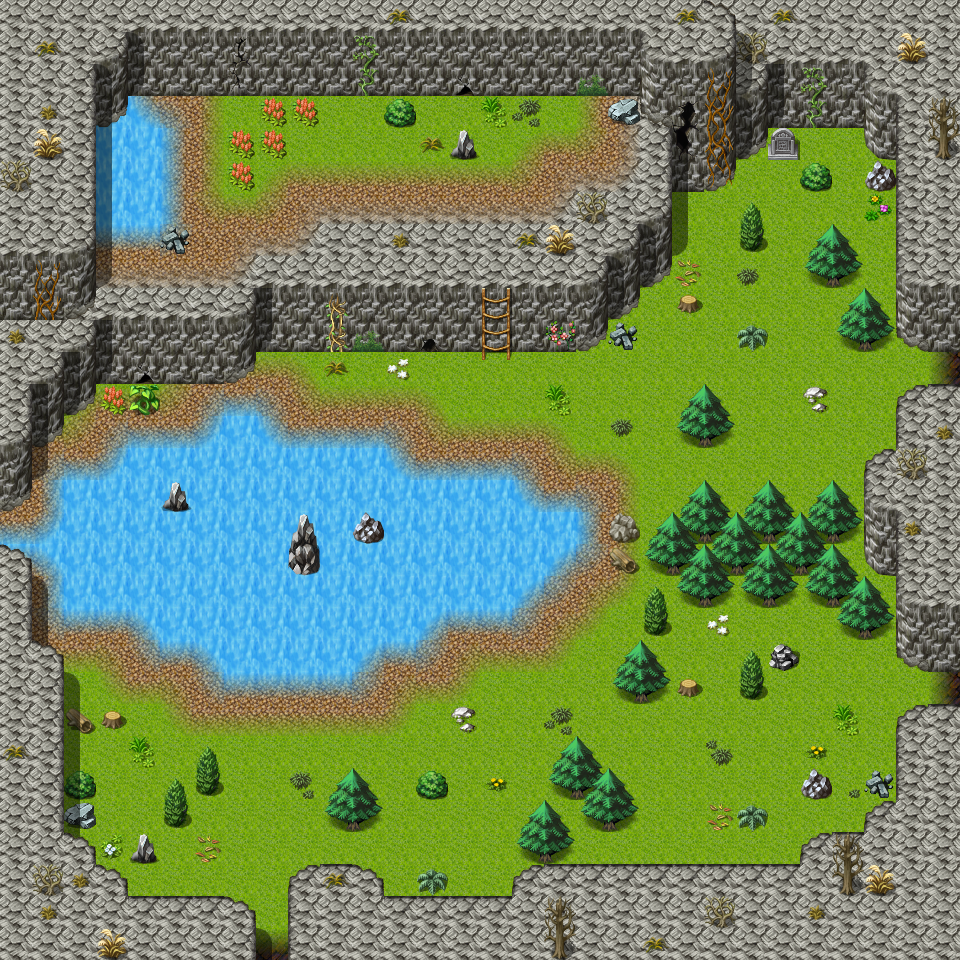

Below is a game level as drawn by its tile map, then a one-line description and the .tmx that defines it (tile-layer data replaced by summaries):
An orthogonal 30x30 tile map with 32x32 px tiles, 6 tile layers (Ground, Objects, Objects_DameriliasFetched, Objects_DameriliasGrewBack, ...), 1 hidden layer not drawn, 62 tilesets and 24 objects (10x replace, 5x spawn, 5x script, 3x mapchange, sign).

<map version="2017.05.26" orientation="orthogonal" renderorder="right-down" width="30" height="30" tilewidth="32" tileheight="32" nextobjectid="25">
 <tileset firstgid="1" name="map_bed_1" tilewidth="32" tileheight="32" tilecount="128" columns="16">
  <image source="../drawable/map_bed_1.png" width="512" height="256" />
 </tileset>
 <tileset firstgid="129" name="map_border_1" tilewidth="32" tileheight="32" tilecount="128" columns="16">
  <image source="../drawable/map_border_1.png" width="512" height="256" />
 </tileset>
 <tileset firstgid="257" name="map_bridge_1" tilewidth="32" tileheight="32" tilecount="128" columns="16">
  <image source="../drawable/map_bridge_1.png" width="512" height="256" />
 </tileset>
 <tileset firstgid="385" name="map_bridge_2" tilewidth="32" tileheight="32" tilecount="128" columns="16">
  <image source="../drawable/map_bridge_2.png" width="512" height="256" />
 </tileset>
 <tileset firstgid="513" name="map_broken_1" tilewidth="32" tileheight="32" tilecount="128" columns="16">
  <image source="../drawable/map_broken_1.png" width="512" height="256" />
 </tileset>
 <tileset firstgid="641" name="map_cavewall_1" tilewidth="32" tileheight="32" tilecount="108" columns="18">
  <image source="../drawable/map_cavewall_1.png" width="576" height="192" />
 </tileset>
 <tileset firstgid="749" name="map_cavewall_2" tilewidth="32" tileheight="32" tilecount="108" columns="18">
  <image source="../drawable/map_cavewall_2.png" width="576" height="192" />
 </tileset>
 <tileset firstgid="857" name="map_cavewall_3" tilewidth="32" tileheight="32" tilecount="108" columns="18">
  <image source="../drawable/map_cavewall_3.png" width="576" height="192" />
 </tileset>
 <tileset firstgid="965" name="map_cavewall_4" tilewidth="32" tileheight="32" tilecount="108" columns="18">
  <image source="../drawable/map_cavewall_4.png" width="576" height="192" />
 </tileset>
 <tileset firstgid="1073" name="map_chair_table_1" tilewidth="32" tileheight="32" tilecount="128" columns="16">
  <image source="../drawable/map_chair_table_1.png" width="512" height="256" />
 </tileset>
 <tileset firstgid="1201" name="map_chair_table_2" tilewidth="32" tileheight="32" tilecount="128" columns="16">
  <image source="../drawable/map_chair_table_2.png" width="512" height="256" />
 </tileset>
 <tileset firstgid="1329" name="map_crate_1" tilewidth="32" tileheight="32" tilecount="128" columns="16">
  <image source="../drawable/map_crate_1.png" width="512" height="256" />
 </tileset>
 <tileset firstgid="1457" name="map_cupboard_1" tilewidth="32" tileheight="32" tilecount="128" columns="16">
  <image source="../drawable/map_cupboard_1.png" width="512" height="256" />
 </tileset>
 <tileset firstgid="1585" name="map_curtain_1" tilewidth="32" tileheight="32" tilecount="128" columns="16">
  <image source="../drawable/map_curtain_1.png" width="512" height="256" />
 </tileset>
 <tileset firstgid="1713" name="map_entrance_1" tilewidth="32" tileheight="32" tilecount="128" columns="16">
  <image source="../drawable/map_entrance_1.png" width="512" height="256" />
 </tileset>
 <tileset firstgid="1841" name="map_entrance_2" tilewidth="32" tileheight="32" tilecount="128" columns="16">
  <image source="../drawable/map_entrance_2.png" width="512" height="256" />
 </tileset>
 <tileset firstgid="1969" name="map_fence_1" tilewidth="32" tileheight="32" tilecount="128" columns="16">
  <image source="../drawable/map_fence_1.png" width="512" height="256" />
 </tileset>
 <tileset firstgid="2097" name="map_fence_2" tilewidth="32" tileheight="32" tilecount="128" columns="16">
  <image source="../drawable/map_fence_2.png" width="512" height="256" />
 </tileset>
 <tileset firstgid="2225" name="map_fence_3" tilewidth="32" tileheight="32" tilecount="128" columns="16">
  <image source="../drawable/map_fence_3.png" width="512" height="256" />
 </tileset>
 <tileset firstgid="2353" name="map_fence_4" tilewidth="32" tileheight="32" tilecount="128" columns="16">
  <image source="../drawable/map_fence_4.png" width="512" height="256" />
 </tileset>
 <tileset firstgid="2481" name="map_ground_1" tilewidth="32" tileheight="32" tilecount="128" columns="16">
  <image source="../drawable/map_ground_1.png" width="512" height="256" />
 </tileset>
 <tileset firstgid="2609" name="map_ground_2" tilewidth="32" tileheight="32" tilecount="128" columns="16">
  <image source="../drawable/map_ground_2.png" width="512" height="256" />
 </tileset>
 <tileset firstgid="2737" name="map_ground_3" tilewidth="32" tileheight="32" tilecount="128" columns="16">
  <image source="../drawable/map_ground_3.png" width="512" height="256" />
 </tileset>
 <tileset firstgid="2865" name="map_ground_4" tilewidth="32" tileheight="32" tilecount="128" columns="16">
  <image source="../drawable/map_ground_4.png" width="512" height="256" />
 </tileset>
 <tileset firstgid="2993" name="map_ground_5" tilewidth="32" tileheight="32" tilecount="128" columns="16">
  <image source="../drawable/map_ground_5.png" width="512" height="256" />
 </tileset>
 <tileset firstgid="3121" name="map_ground_6" tilewidth="32" tileheight="32" tilecount="128" columns="16">
  <image source="../drawable/map_ground_6.png" width="512" height="256" />
 </tileset>
 <tileset firstgid="3249" name="map_ground_7" tilewidth="32" tileheight="32" tilecount="128" columns="16">
  <image source="../drawable/map_ground_7.png" width="512" height="256" />
 </tileset>
 <tileset firstgid="3377" name="map_ground_8" tilewidth="32" tileheight="32" tilecount="128" columns="16">
  <image source="../drawable/map_ground_8.png" width="512" height="256" />
 </tileset>
 <tileset firstgid="3505" name="map_house_1" tilewidth="32" tileheight="32" tilecount="128" columns="16">
  <image source="../drawable/map_house_1.png" width="512" height="256" />
 </tileset>
 <tileset firstgid="3633" name="map_house_2" tilewidth="32" tileheight="32" tilecount="128" columns="16">
  <image source="../drawable/map_house_2.png" width="512" height="256" />
 </tileset>
 <tileset firstgid="3761" name="map_indoor_1" tilewidth="32" tileheight="32" tilecount="128" columns="16">
  <image source="../drawable/map_indoor_1.png" width="512" height="256" />
 </tileset>
 <tileset firstgid="3889" name="map_indoor_2" tilewidth="32" tileheight="32" tilecount="128" columns="16">
  <image source="../drawable/map_indoor_2.png" width="512" height="256" />
 </tileset>
 <tileset firstgid="4017" name="map_kitchen_1" tilewidth="32" tileheight="32" tilecount="128" columns="16">
  <image source="../drawable/map_kitchen_1.png" width="512" height="256" />
 </tileset>
 <tileset firstgid="4145" name="map_outdoor_1" tilewidth="32" tileheight="32" tilecount="128" columns="16">
  <image source="../drawable/map_outdoor_1.png" width="512" height="256" />
 </tileset>
 <tileset firstgid="4273" name="map_pillar_1" tilewidth="32" tileheight="32" tilecount="128" columns="16">
  <image source="../drawable/map_pillar_1.png" width="512" height="256" />
 </tileset>
 <tileset firstgid="4401" name="map_pillar_2" tilewidth="32" tileheight="32" tilecount="128" columns="16">
  <image source="../drawable/map_pillar_2.png" width="512" height="256" />
 </tileset>
 <tileset firstgid="4529" name="map_plant_1" tilewidth="32" tileheight="32" tilecount="128" columns="16">
  <image source="../drawable/map_plant_1.png" width="512" height="256" />
 </tileset>
 <tileset firstgid="4657" name="map_plant_2" tilewidth="32" tileheight="32" tilecount="128" columns="16">
  <image source="../drawable/map_plant_2.png" width="512" height="256" />
 </tileset>
 <tileset firstgid="4785" name="map_rock_1" tilewidth="32" tileheight="32" tilecount="128" columns="16">
  <image source="../drawable/map_rock_1.png" width="512" height="256" />
 </tileset>
 <tileset firstgid="4913" name="map_rock_2" tilewidth="32" tileheight="32" tilecount="128" columns="16">
  <image source="../drawable/map_rock_2.png" width="512" height="256" />
 </tileset>
 <tileset firstgid="5041" name="map_roof_1" tilewidth="32" tileheight="32" tilecount="128" columns="16">
  <image source="../drawable/map_roof_1.png" width="512" height="256" />
 </tileset>
 <tileset firstgid="5169" name="map_roof_2" tilewidth="32" tileheight="32" tilecount="128" columns="16">
  <image source="../drawable/map_roof_2.png" width="512" height="256" />
 </tileset>
 <tileset firstgid="5297" name="map_roof_3" tilewidth="32" tileheight="32" tilecount="128" columns="16">
  <image source="../drawable/map_roof_3.png" width="512" height="256" />
 </tileset>
 <tileset firstgid="5425" name="map_shop_1" tilewidth="32" tileheight="32" tilecount="128" columns="16">
  <image source="../drawable/map_shop_1.png" width="512" height="256" />
 </tileset>
 <tileset firstgid="5553" name="map_sign_ladder_1" tilewidth="32" tileheight="32" tilecount="128" columns="16">
  <image source="../drawable/map_sign_ladder_1.png" width="512" height="256" />
 </tileset>
 <tileset firstgid="5681" name="map_table_1" tilewidth="32" tileheight="32" tilecount="128" columns="16">
  <image source="../drawable/map_table_1.png" width="512" height="256" />
 </tileset>
 <tileset firstgid="5809" name="map_trail_1" tilewidth="32" tileheight="32" tilecount="128" columns="16">
  <image source="../drawable/map_trail_1.png" width="512" height="256" />
 </tileset>
 <tileset firstgid="5937" name="map_transition_1" tilewidth="32" tileheight="32" tilecount="128" columns="16">
  <image source="../drawable/map_transition_1.png" width="512" height="256" />
 </tileset>
 <tileset firstgid="6065" name="map_transition_2" tilewidth="32" tileheight="32" tilecount="128" columns="16">
  <image source="../drawable/map_transition_2.png" width="512" height="256" />
 </tileset>
 <tileset firstgid="6193" name="map_transition_3" tilewidth="32" tileheight="32" tilecount="128" columns="16">
  <image source="../drawable/map_transition_3.png" width="512" height="256" />
 </tileset>
 <tileset firstgid="6321" name="map_transition_4" tilewidth="32" tileheight="32" tilecount="128" columns="16">
  <image source="../drawable/map_transition_4.png" width="512" height="256" />
 </tileset>
 <tileset firstgid="6449" name="map_transition_5" tilewidth="32" tileheight="32" tilecount="128" columns="16">
  <image source="../drawable/map_transition_5.png" width="512" height="256" />
 </tileset>
 <tileset firstgid="6577" name="map_tree_1" tilewidth="32" tileheight="32" tilecount="128" columns="16">
  <image source="../drawable/map_tree_1.png" width="512" height="256" />
 </tileset>
 <tileset firstgid="6705" name="map_tree_2" tilewidth="32" tileheight="32" tilecount="128" columns="16">
  <image source="../drawable/map_tree_2.png" width="512" height="256" />
 </tileset>
 <tileset firstgid="6833" name="map_wall_1" tilewidth="32" tileheight="32" tilecount="128" columns="16">
  <image source="../drawable/map_wall_1.png" width="512" height="256" />
 </tileset>
 <tileset firstgid="6961" name="map_wall_2" tilewidth="32" tileheight="32" tilecount="120" columns="15">
  <image source="../drawable/map_wall_2.png" width="480" height="256" />
 </tileset>
 <tileset firstgid="7081" name="map_wall_3" tilewidth="32" tileheight="32" tilecount="120" columns="15">
  <image source="../drawable/map_wall_3.png" width="480" height="256" />
 </tileset>
 <tileset firstgid="7201" name="map_wall_4" tilewidth="32" tileheight="32" tilecount="120" columns="15">
  <image source="../drawable/map_wall_4.png" width="480" height="256" />
 </tileset>
 <tileset firstgid="7321" name="map_window_1" tilewidth="32" tileheight="32" tilecount="128" columns="16">
  <image source="../drawable/map_window_1.png" width="512" height="256" />
 </tileset>
 <tileset firstgid="7449" name="map_window_2" tilewidth="32" tileheight="32" tilecount="128" columns="16">
  <image source="../drawable/map_window_2.png" width="512" height="256" />
 </tileset>
 <tileset firstgid="7577" name="map_broken_1" tilewidth="32" tileheight="32" tilecount="128" columns="16">
  <image source="../drawable/map_broken_1.png" width="512" height="256" />
 </tileset>
 <tileset firstgid="7705" name="map_trail_1" tilewidth="32" tileheight="32" tilecount="128" columns="16">
  <image source="../drawable/map_trail_1.png" width="512" height="256" />
 </tileset>
 <layer name="Ground" width="30" height="30">
  <data>[900 cells, 900 non-empty, 14 distinct tile ids]</data>
 </layer>
 <layer name="Objects" width="30" height="30">
  <data>[900 cells, 333 non-empty, 75 distinct tile ids]</data>
 </layer>
 <layer name="Objects_DameriliasFetched" width="30" height="30">
  <data>[900 cells, 5 non-empty, 1 distinct tile ids]</data>
 </layer>
 <layer name="Objects_DameriliasGrewBack" width="30" height="30">
  <data>[900 cells, 5 non-empty, 1 distinct tile ids]</data>
 </layer>
 <layer name="Above" width="30" height="30">
  <data>[900 cells, 81 non-empty, 19 distinct tile ids]</data>
 </layer>
 <layer name="Top" width="30" height="30">
  <data>[900 cells, 6 non-empty, 4 distinct tile ids]</data>
 </layer>
 <layer name="Walkable" width="30" height="30" visible="0">
  <data>[900 cells, 544 non-empty, 1 distinct tile ids]</data>
 </layer>
 <objectgroup name="Mapevents">
  <object id="1" name="sign_lakecave1" type="sign" x="768" y="160" width="32" height="32" />
  <object id="2" name="south" type="mapchange" x="256" y="928" width="32" height="32">
   <properties>
    <property name="map" value="lakecave0" />
    <property name="place" value="north" />
   </properties>
  </object>
  <object id="3" name="east1" type="mapchange" x="928" y="672" width="32" height="32">
   <properties>
    <property name="map" value="lakecave2" />
    <property name="place" value="west2" />
   </properties>
  </object>
  <object id="4" name="east2" type="mapchange" x="928" y="352" width="32" height="32">
   <properties>
    <property name="map" value="lakecave2" />
    <property name="place" value="west3" />
   </properties>
  </object>
 </objectgroup>
 <objectgroup name="Spawn" visible="0">
  <object id="5" name="lakecave1_1" type="spawn" x="64" y="672" width="448" height="224">
   <properties>
    <property name="quantity" value="2" />
    <property name="spawngroup" value="honey_bee" />
   </properties>
  </object>
  <object id="6" name="lakecave1_2" type="spawn" x="192" y="96" width="384" height="128">
   <properties>
    <property name="quantity" value="2" />
    <property name="spawngroup" value="honey_bee" />
   </properties>
  </object>
  <object id="7" name="lakecave1_3" type="spawn" x="544" y="288" width="320" height="224">
   <properties>
    <property name="quantity" value="3" />
    <property name="spawngroup" value="honey_bee" />
   </properties>
  </object>
  <object id="8" name="lakecave1_4" type="spawn" x="192" y="576" width="672" height="256">
   <properties>
    <property name="quantity" value="3" />
    <property name="spawngroup" value="forestbeetle" />
   </properties>
  </object>
  <object id="9" name="lakecave1_5" type="spawn" x="672" y="192" width="192" height="320">
   <properties>
    <property name="quantity" value="2" />
    <property name="spawngroup" value="forestbeetle" />
   </properties>
  </object>
 </objectgroup>
 <objectgroup name="Keys" />
 <objectgroup name="Damerilia1">
  <object id="10" name="Damerilia#1Fetched" type="replace" x="288" y="96" width="32" height="32">
   <properties>
    <property name="Objects" value="Objects_DameriliasFetched" />
    <property name="requireId" value="nondisplay" />
    <property name="requireType" value="questProgress" />
    <property name="requireValue" value="30" />
   </properties>
  </object>
  <object id="11" name="Damerilia#1GrewBack" type="replace" x="288" y="96" width="32" height="32">
   <properties>
    <property name="Objects" value="Objects_DameriliasGrewBack" />
    <property name="requireId" value="nondisplay" />
    <property name="requireType" value="questProgress" />
    <property name="requireValue" value="31" />
   </properties>
  </object>
  <object id="12" name="script_lakecave1_damerilia1_0" type="script" x="288" y="96" width="32" height="32">
   <properties>
    <property name="when" value="enter" />
   </properties>
  </object>
 </objectgroup>
 <objectgroup name="Damerilia2">
  <object id="13" name="Damerilia#2Fetched" type="replace" x="256" y="96" width="32" height="32">
   <properties>
    <property name="Objects" value="Objects_DameriliasFetched" />
    <property name="requireId" value="nondisplay" />
    <property name="requireType" value="questProgress" />
    <property name="requireValue" value="32" />
   </properties>
  </object>
  <object id="14" name="Damerilia#2GrewBack" type="replace" x="256" y="96" width="32" height="32">
   <properties>
    <property name="Objects" value="Objects_DameriliasGrewBack" />
    <property name="requireId" value="nondisplay" />
    <property name="requireType" value="questProgress" />
    <property name="requireValue" value="33" />
   </properties>
  </object>
  <object id="15" name="script_lakecave1_damerilia2_0" type="script" x="256" y="96" width="32" height="32">
   <properties>
    <property name="when" value="enter" />
   </properties>
  </object>
 </objectgroup>
 <objectgroup name="Damerilia3">
  <object id="16" name="Damerilia#3Fetched" type="replace" x="256" y="128" width="32" height="32">
   <properties>
    <property name="Objects" value="Objects_DameriliasFetched" />
    <property name="requireId" value="nondisplay" />
    <property name="requireType" value="questProgress" />
    <property name="requireValue" value="34" />
   </properties>
  </object>
  <object id="17" name="Damerilia#3GrewBack" type="replace" x="256" y="128" width="32" height="32">
   <properties>
    <property name="Objects" value="Objects_DameriliasGrewBack" />
    <property name="requireId" value="nondisplay" />
    <property name="requireType" value="questProgress" />
    <property name="requireValue" value="35" />
   </properties>
  </object>
  <object id="18" name="script_lakecave1_damerilia3_0" type="script" x="256" y="128" width="32" height="32">
   <properties>
    <property name="when" value="enter" />
   </properties>
  </object>
 </objectgroup>
 <objectgroup name="Damerilia4">
  <object id="19" name="Damerilia#4Fetched" type="replace" x="224" y="128" width="32" height="32">
   <properties>
    <property name="Objects" value="Objects_DameriliasFetched" />
    <property name="requireId" value="nondisplay" />
    <property name="requireType" value="questProgress" />
    <property name="requireValue" value="36" />
   </properties>
  </object>
  <object id="20" name="Damerilia#4GrewBack" type="replace" x="224" y="128" width="32" height="32">
   <properties>
    <property name="Objects" value="Objects_DameriliasGrewBack" />
    <property name="requireId" value="nondisplay" />
    <property name="requireType" value="questProgress" />
    <property name="requireValue" value="37" />
   </properties>
  </object>
  <object id="21" name="script_lakecave1_damerilia4_0" type="script" x="224" y="128" width="32" height="32">
   <properties>
    <property name="when" value="enter" />
   </properties>
  </object>
 </objectgroup>
 <objectgroup name="Damerilia5">
  <object id="22" name="Damerilia#5Fetched" type="replace" x="224" y="160" width="32" height="32">
   <properties>
    <property name="Objects" value="Objects_DameriliasFetched" />
    <property name="requireId" value="nondisplay" />
    <property name="requireType" value="questProgress" />
    <property name="requireValue" value="38" />
   </properties>
  </object>
  <object id="23" name="Damerilia#5GrewBack" type="replace" x="224" y="160" width="32" height="32">
   <properties>
    <property name="Objects" value="Objects_DameriliasGrewBack" />
    <property name="requireId" value="nondisplay" />
    <property name="requireType" value="questProgress" />
    <property name="requireValue" value="39" />
   </properties>
  </object>
  </objectgroup>
 <objectgroup name="Replace" />
</map>
<!-- 1 of 24 objects omitted -->
